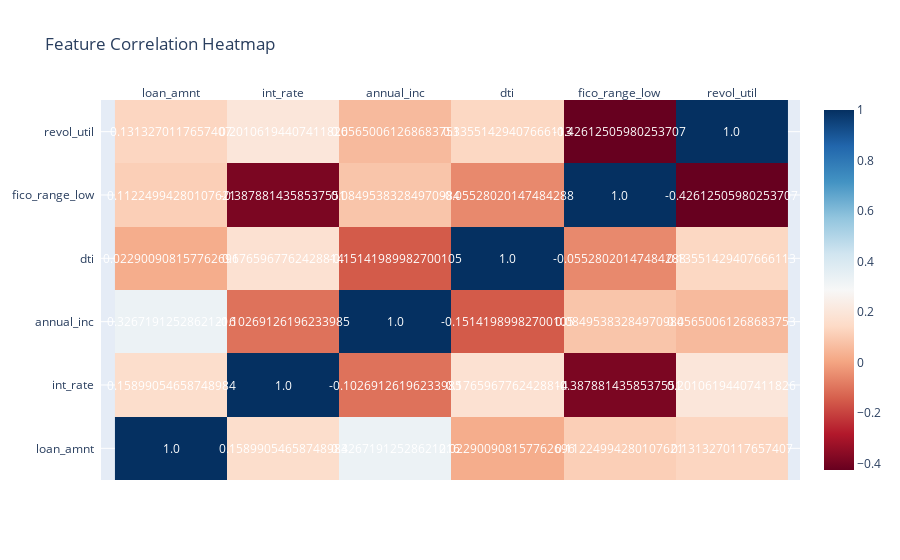

Notebook source saved alongside this figure:
### Markdown cell above
### Correlation Heatmap

### Code cell
import plotly.figure_factory as ff

# Numerical columns only
corr_matrix = df_subset[numerical_cols].corr()

fig = ff.create_annotated_heatmap(
    z=corr_matrix.values,
    x=list(corr_matrix.columns),
    y=list(corr_matrix.index),
    colorscale='RdBu',
    showscale=True
)
fig.update_layout(title='Feature Correlation Heatmap')
fig.show()

### Figure 1 — Plotly figure (JSON) as saved in the notebook; plotly's stock layout.template omitted (floating-point values rounded to 4 significant figures)
{"data": [{"colorscale": [[0, "rgb(103,0,31)"], [0.1, "rgb(178,24,43)"], [0.2, "rgb(214,96,77)"], [0.3, "rgb(244,165,130)"], [0.4, "rgb(253,219,199)"], [0.5, "rgb(247,247,247)"], [0.6, "rgb(209,229,240)"], [0.7, "rgb(146,197,222)"], [0.8, "rgb(67,147,195)"], [0.9, "rgb(33,102,172)"], [1, "rgb(5,48,97)"]], "reversescale": false, "showscale": true, "type": "heatmap", "x": ["loan_amnt", "int_rate", "annual_inc", "dti", "fico_range_low", "revol_util"], "y": ["loan_amnt", "int_rate", "annual_inc", "dti", "fico_range_low", "revol_util"], "z": [[1.0, 0.159, 0.3267, 0.0229, 0.1122, 0.1313], [0.159, 1.0, -0.1027, 0.1766, -0.3879, 0.2011], [0.3267, -0.1027, 1.0, -0.1514, 0.08495, 0.0565], [0.0229, 0.1766, -0.1514, 1.0, -0.05528, 0.1355], [0.1122, -0.3879, 0.08495, -0.05528, 1.0, -0.4261], [0.1313, 0.2011, 0.0565, 0.1355, -0.4261, 1.0]]}], "layout": {"annotations": [{"font": {"color": "#FFFFFF"}, "showarrow": false, "text": "1.0", "x": "loan_amnt", "xref": "x", "y": "loan_amnt", "yref": "y"}, {"font": {"color": "#FFFFFF"}, "showarrow": false, "text": "0.15899054658748984", "x": "int_rate", "xref": "x", "y": "loan_amnt", "yref": "y"}, {"font": {"color": "#FFFFFF"}, "showarrow": false, "text": "0.32671912528621216", "x": "annual_inc", "xref": "x", "y": "loan_amnt", "yref": "y"}, {"font": {"color": "#FFFFFF"}, "showarrow": false, "text": "0.022900908157762696", "x": "dti", "xref": "x", "y": "loan_amnt", "yref": "y"}, {"font": {"color": "#FFFFFF"}, "showarrow": false, "text": "0.11224994280107621", "x": "fico_range_low", "xref": "x", "y": "loan_amnt", "yref": "y"}, {"font": {"color": "#FFFFFF"}, "showarrow": false, "text": "0.1313270117657407", "x": "revol_util", "xref": "x", "y": "loan_amnt", "yref": "y"}, {"font": {"color": "#FFFFFF"}, "showarrow": false, "text": "0.15899054658748984", "x": "loan_amnt", "xref": "x", "y": "int_rate", "yref": "y"}, {"font": {"color": "#FFFFFF"}, "showarrow": false, "text": "1.0", "x": "int_rate", "xref": "x", "y": "int_rate", "yref": "y"}, {"font": {"color": "#FFFFFF"}, "showarrow": false, "text": "-0.10269126196233985", "x": "annual_inc", "xref": "x", "y": "int_rate", "yref": "y"}, {"font": {"color": "#FFFFFF"}, "showarrow": false, "text": "0.1765967762428814", "x": "dti", "xref": "x", "y": "int_rate", "yref": "y"}, {"font": {"color": "#FFFFFF"}, "showarrow": false, "text": "-0.3878814358537551", "x": "fico_range_low", "xref": "x", "y": "int_rate", "yref": "y"}, {"font": {"color": "#FFFFFF"}, "showarrow": false, "text": "0.20106194407411826", "x": "revol_util", "xref": "x", "y": "int_rate", "yref": "y"}, {"font": {"color": "#FFFFFF"}, "showarrow": false, "text": "0.32671912528621216", "x": "loan_amnt", "xref": "x", "y": "annual_inc", "yref": "y"}, {"font": {"color": "#FFFFFF"}, "showarrow": false, "text": "-0.10269126196233985", "x": "int_rate", "xref": "x", "y": "annual_inc", "yref": "y"}, {"font": {"color": "#FFFFFF"}, "showarrow": false, "text": "1.0", "x": "annual_inc", "xref": "x", "y": "annual_inc", "yref": "y"}, {"font": {"color": "#FFFFFF"}, "showarrow": false, "text": "-0.15141989982700105", "x": "dti", "xref": "x", "y": "annual_inc", "yref": "y"}, {"font": {"color": "#FFFFFF"}, "showarrow": false, "text": "0.08495383284970984", "x": "fico_range_low", "xref": "x", "y": "annual_inc", "yref": "y"}, {"font": {"color": "#FFFFFF"}, "showarrow": false, "text": "0.05650061268683753", "x": "revol_util", "xref": "x", "y": "annual_inc", "yref": "y"}, {"font": {"color": "#FFFFFF"}, "showarrow": false, "text": "0.022900908157762696", "x": "loan_amnt", "xref": "x", "y": "dti", "yref": "y"}, {"font": {"color": "#FFFFFF"}, "showarrow": false, "text": "0.1765967762428814", "x": "int_rate", "xref": "x", "y": "dti", "yref": "y"}, {"font": {"color": "#FFFFFF"}, "showarrow": false, "text": "-0.15141989982700105", "x": "annual_inc", "xref": "x", "y": "dti", "yref": "y"}, {"font": {"color": "#FFFFFF"}, "showarrow": false, "text": "1.0", "x": "dti", "xref": "x", "y": "dti", "yref": "y"}, {"font": {"color": "#FFFFFF"}, "showarrow": false, "text": "-0.05528020147484288", "x": "fico_range_low", "xref": "x", "y": "dti", "yref": "y"}, {"font": {"color": "#FFFFFF"}, "showarrow": false, "text": "0.13551429407666113", "x": "revol_util", "xref": "x", "y": "dti", "yref": "y"}, {"font": {"color": "#FFFFFF"}, "showarrow": false, "text": "0.11224994280107621", "x": "loan_amnt", "xref": "x", "y": "fico_range_low", "yref": "y"}, {"font": {"color": "#FFFFFF"}, "showarrow": false, "text": "-0.3878814358537551", "x": "int_rate", "xref": "x", "y": "fico_range_low", "yref": "y"}, {"font": {"color": "#FFFFFF"}, "showarrow": false, "text": "0.08495383284970984", "x": "annual_inc", "xref": "x", "y": "fico_range_low", "yref": "y"}, {"font": {"color": "#FFFFFF"}, "showarrow": false, "text": "-0.05528020147484288", "x": "dti", "xref": "x", "y": "fico_range_low", "yref": "y"}, {"font": {"color": "#FFFFFF"}, "showarrow": false, "text": "1.0", "x": "fico_range_low", "xref": "x", "y": "fico_range_low", "yref": "y"}, {"font": {"color": "#FFFFFF"}, "showarrow": false, "text": "-0.42612505980253707", "x": "revol_util", "xref": "x", "y": "fico_range_low", "yref": "y"}, {"font": {"color": "#FFFFFF"}, "showarrow": false, "text": "0.1313270117657407", "x": "loan_amnt", "xref": "x", "y": "revol_util", "yref": "y"}, {"font": {"color": "#FFFFFF"}, "showarrow": false, "text": "0.20106194407411826", "x": "int_rate", "xref": "x", "y": "revol_util", "yref": "y"}, {"font": {"color": "#FFFFFF"}, "showarrow": false, "text": "0.05650061268683753", "x": "annual_inc", "xref": "x", "y": "revol_util", "yref": "y"}, {"font": {"color": "#FFFFFF"}, "showarrow": false, "text": "0.13551429407666113", "x": "dti", "xref": "x", "y": "revol_util", "yref": "y"}, {"font": {"color": "#FFFFFF"}, "showarrow": false, "text": "-0.42612505980253707", "x": "fico_range_low", "xref": "x", "y": "revol_util", "yref": "y"}, {"font": {"color": "#FFFFFF"}, "showarrow": false, "text": "1.0", "x": "revol_util", "xref": "x", "y": "revol_util", "yref": "y"}], "title": {"text": "Feature Correlation Heatmap"}, "xaxis": {"dtick": 1, "gridcolor": "rgb(0, 0, 0)", "side": "top", "ticks": ""}, "yaxis": {"dtick": 1, "ticks": "", "ticksuffix": "  "}}}
